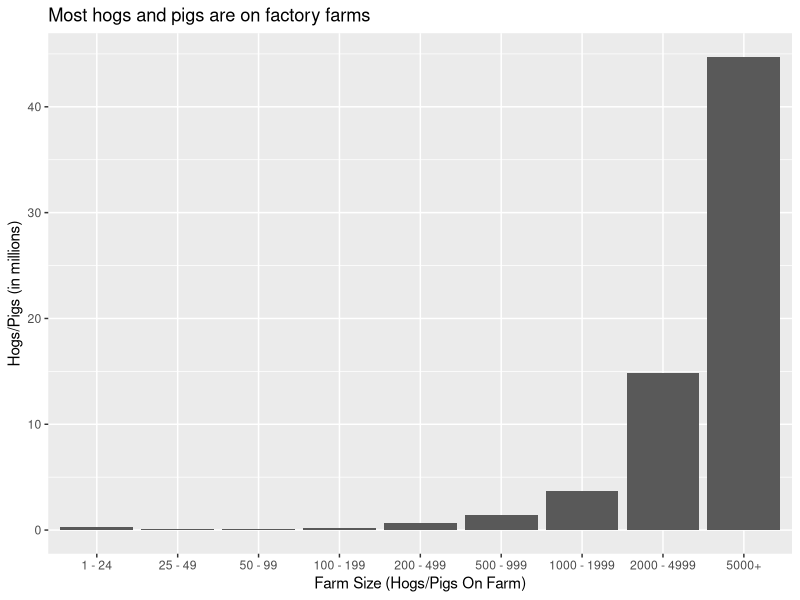
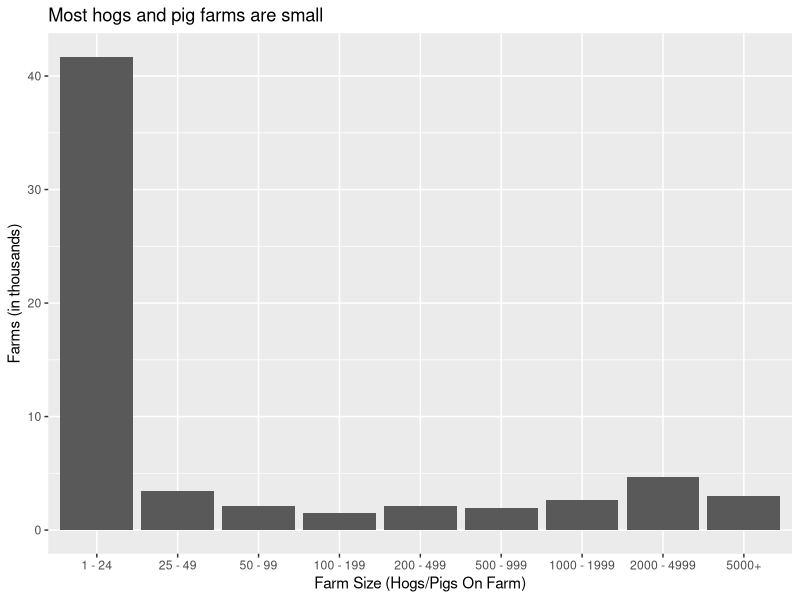
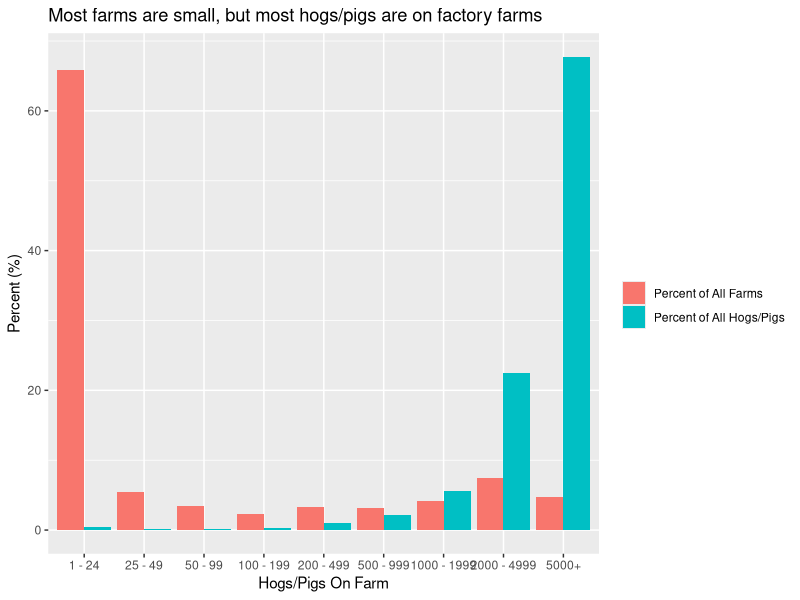

R code for these plots, in order:
# Data from 2012 US Agricultural Census
# https://agcensus.usda.gov/Publications/2012/
library(ggplot2)
library(reshape2)

# hog and pigs data from https://agcensus.usda.gov/Publications/2012/Full_Report/Volume_1,_Chapter_1_US/st99_1_017_019.pdf
herdSize = c("1 - 24","25 - 49","50 - 99","100 - 199", "200 - 499", "500 - 999", "1000 - 1999", "2000 - 4999", "5000+")

hogPigs <- data.frame(
  herdSize = factor(herdSize, levels=unique(herdSize)),
  farms =  c(41688, 3435, 2161, 1469, 2115, 1977, 2677, 4718, 3006),
  number = c(244250, 116808, 146967, 201460, 683977, 1384921, 3662168, 14867199, 44719035))

totalhogPigs <- sum(hogPigs$number)
totalHogFarms <- sum(hogPigs$farms)
hogPigs$Farms <- hogPigs$farms/totalHogFarms*100
hogPigs$Livestock <- hogPigs$number/totalhogPigs*100

hogPigsPlot <- melt(hogPigs[,c("herdSize", "Farms", "Livestock")])

ggplot(hogPigs, aes(x = herdSize, y = hogPigs$number/1000000)) + 
  geom_bar(stat = "identity", position=position_dodge()) +
  xlab("Farm Size (Hogs/Pigs On Farm)") + ylab("Hogs/Pigs (in millions)") +
  ggtitle("Most hogs and pigs are on factory farms")

ggplot(hogPigs, aes(x = herdSize, y = hogPigs$farms/1000)) + 
  geom_bar(stat = "identity", position=position_dodge()) +
  xlab("Farm Size (Hogs/Pigs On Farm)") + ylab("Farms (in thousands)") +
  ggtitle("Most hogs and pig farms are small")

ggplot(hogPigsPlot, aes(x = herdSize, y = value, fill = variable)) + 
  geom_bar(stat = "identity", position=position_dodge()) +
  xlab("Hogs/Pigs On Farm") + ylab("Percent (%)") +
  ggtitle("Most farms are small, but most hogs/pigs are on factory farms") +
  scale_fill_discrete(name="",
                      breaks=c("Farms", "Livestock"),
                      labels=c("Percent of All Farms", "Percent of All Hogs/Pigs"))

# 95.79204% of hogs are on factory farms
# factory farm defined as 1000 hogs/pigs per farm
100*sum(hogPigs$number[7:9])/sum(hogPigs$number)

# 66026785 total hogs on farms
sum(hogPigs$number)

# 63248402 total hogs on factory farms
sum(hogPigs$number[7:9])